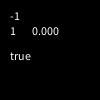
Frame 1 (no input)
Frame 60 (the mouse pressed at the canvas centre just before this capture): identical to frame 1, image omitted
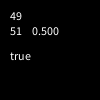
Frame 120 (the mouse held since frame 60 and released just before this capture)

The Processing sketch that drew these frames (run headless with seeded random() and noise(); from frame 60 on, the mouse is pressed at the canvas centre):

// Processing sketch: MethodQuizReview
// ── MethodQuizReview.pde
void setup() {}



void draw() {
  background(0);
  text(minusOne(mouseX), 10, 20);
  text(numCounter(mouseX), 10, 35);
  text(str(isPositive(mouseX)), 10, 60);
  text(converToPercent(mouseX), 30, 35);

}




int minusOne(int r) {
  int n = r - 1;
  return n;
}


int numCounter(int n) {
  n++;
  return n;
}

boolean isPositive(int i) {
  if(i>=0) {
    return true;
  }
  
  return false;
  
}

float converToPercent(float b) {
  float p = b*0.01;
  return p;
}
